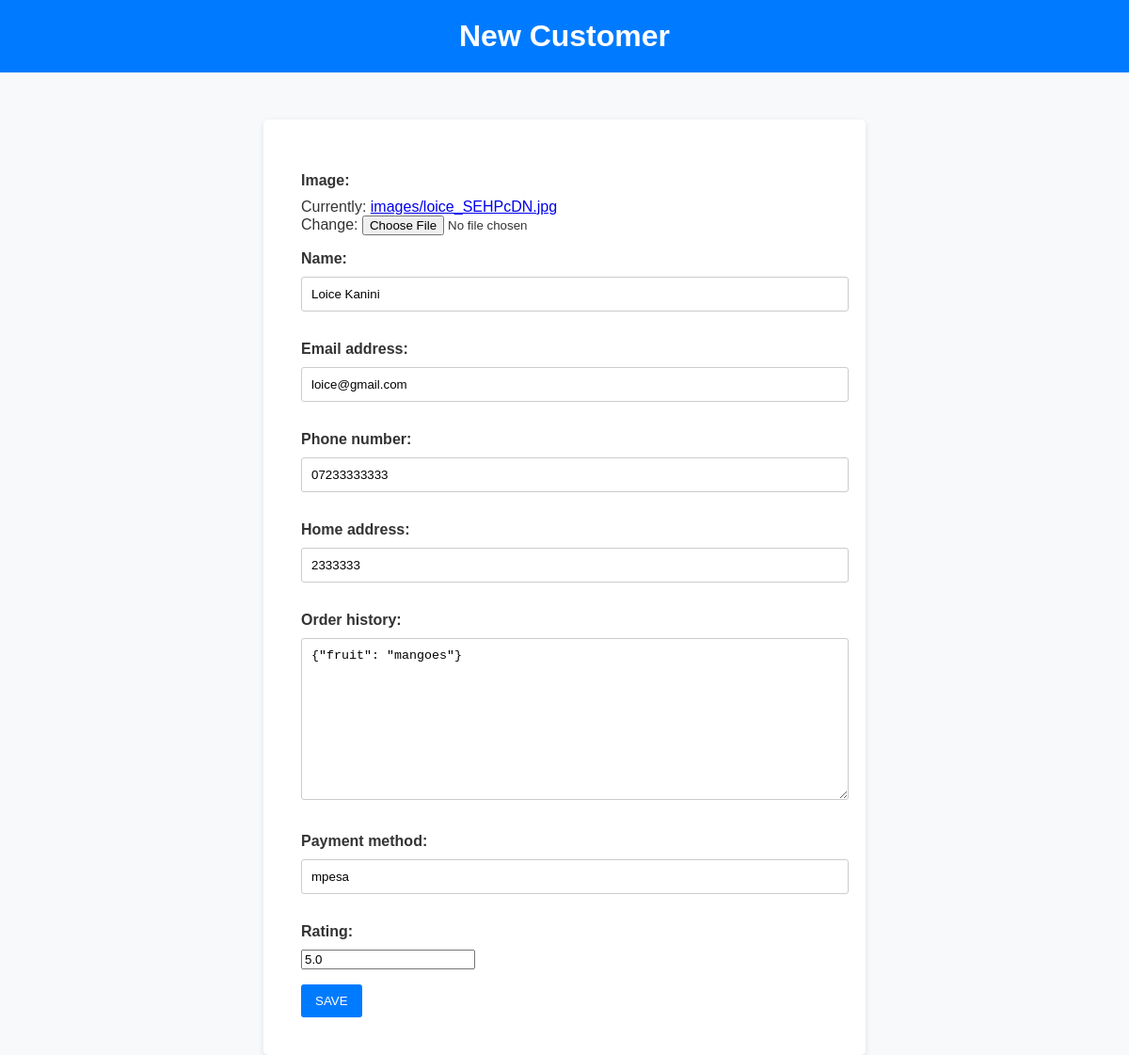
Page /customer/customers/edit/1/ on the committed database.
### customer/models.py (models this page shows)
class Customer(models.Model):
    image = models.ImageField(upload_to='images/')
    name=models.CharField(max_length=32)
    email_address=models.EmailField()
    phone_number=models.CharField(max_length=32)
    home_address=models.CharField(max_length=32)
    order_history= models.JSONField()
    payment_method=models.CharField(max_length=32)
    rating=models.FloatField()

### customer/views.py (the view)
# urls.py: path('customers/edit/<int:id>/', views.customer_detail_view, name="customer_update_view"),
def customer_detail_view(request, id):
    customer = Customer.objects.get(id=id)
    if request.method == "POST":
        form = CustomerUploadForm(request.POST, instance=customer)
        if form.is_valid():
            form.save()
            return redirect("customer_detail_view", id=id)
    else:
        form = CustomerUploadForm(instance=customer)
    return render(request, "customer/edit_customer.html", {"form": form})

### customer/forms.py
class CustomerUploadForm(forms.ModelForm):
    class Meta:
        model=Customer
        fields="__all__"

### templates/customer/edit_customer.html (shortened to what this page needs)
<!DOCTYPE html>
<html lang="en">
<head>
</head>
<body>
    <h1>New Customer</h1>
    <div class="container">
        <form method="POST" class="customer-form">
            {{ form.as_p }}
            <button type="submit">SAVE</button>
        </form>
    </div>
</body>
</html>

### templates/customer/edit_customer.html (style rules this page uses)
body { font-family: Arial, sans-serif; background-color: #f8f9fa; margin: 0; padding: 0; color: #333; }
.container { max-width: 600px; margin: 0 auto; padding: 20px; margin-top: 50px; background-color: #fff; border-radius: 5px; box-shadow: 0 2px 6px rgba(0, 0, 0, 0.1); }
h1 { text-align: center; padding: 20px; background-color: #007bff; color: #fff; margin: 0; }
.customer-form { padding: 20px; }
.customer-form label { display: block; font-weight: bold; margin-bottom: 10px; }
.customer-form input[type="text"], .customer-form input[type="email"], .customer-form input[type="tel"], .customer-form textarea { width: 100%; padding: 10px; margin-bottom: 15px; border: 1px solid #ccc; border-radius: 3px; }
.customer-form button[type="submit"] { background-color: #007bff; color: #fff; padding: 10px 15px; border: none; border-radius: 3px; cursor: pointer; }

### rows in the picture
Customer: name "Loice Kanini", email_address "loice@gmail.com", phone_number "07233333333", home_address "2333333", order_history "{\"fruit\": \"mangoes\"}", payment_method "mpesa", rating "5.0"
